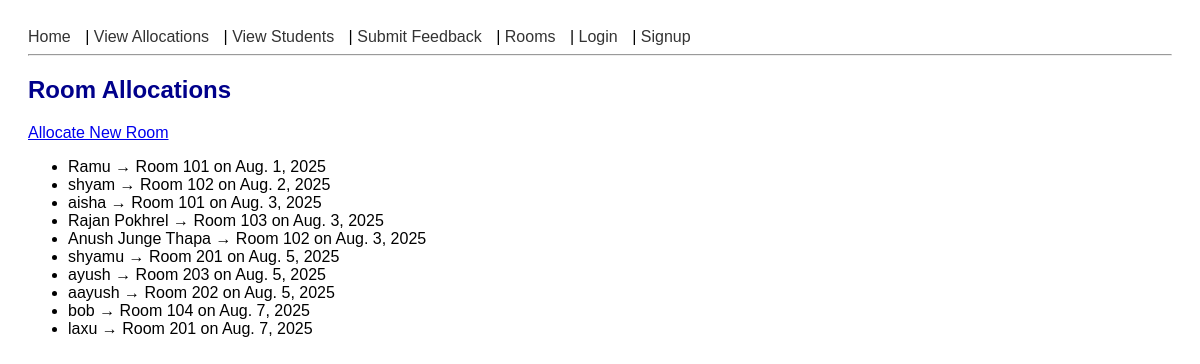
The app's page /allocations/ with its own data.
### rooms/models.py (models this page shows, shortened)
class Allocation(models.Model):
    student = models.ForeignKey(Student, on_delete=models.CASCADE)
    room = models.ForeignKey(Room, on_delete=models.CASCADE)
    date_allocated = models.DateField(auto_now_add=True)

class Student(models.Model):
    name = models.CharField(max_length=100)
    email = models.EmailField()
    contact = models.CharField(max_length=10)
    address = models.CharField(max_length=255)
    roll_number = models.CharField(max_length=20, blank=True)
    image = models.ImageField(upload_to='student_images/', blank=True, null=True)  # added image field

class Room(models.Model):
    ROOM_TYPES = [
        ('Single', 'Single'),
        ('Double', 'Double'),
        ('Suite', 'Suite'),
    ]
    STATUS_CHOICES = [
        ('Available', 'Available'),
        ('Occupied', 'Occupied'),
        ('Maintenance', 'Under Maintenance'),
    ]
    room_number = models.CharField(max_length=10)
    floor = models.IntegerField(default=1)
    capacity = models.IntegerField()
    room_type = models.CharField(max_length=10, choices=ROOM_TYPES, default='Single')
    status = models.CharField(max_length=15, choices=STATUS_CHOICES, default='Available')

### rooms/views.py (the view)
# urls.py: path('allocations/', views.list_allocations, name='list_allocations'),          # List allocations
def list_allocations(request):
    allocations = Allocation.objects.select_related('student', 'room').all()
    return render(request, 'rooms/list_allocations.html', {'allocations': allocations})

### rooms/templates/rooms/list_allocations.html
{% extends 'rooms/base.html' %}
{% block content %}
  <h2>Room Allocations</h2>
  <a href="{% url 'allocate_room' %}">Allocate New Room</a>
  <ul>
    {% for allocation in allocations %}
      <li>{{ allocation.student.name }} → Room {{ allocation.room.room_number }} on {{ allocation.date_allocated }}</li>
    {% empty %}
      <li>No allocations yet.</li>
    {% endfor %}
  </ul>
{% endblock %}

### rooms/static/css/style.css (style rules this page uses)
body { font-family: Arial, sans-serif; padding: 20px; }
h2 { color: darkblue; }

### records on screen
Allocation: student.name "Ramu", room.room_number "101", date_allocated "Aug. 1, 2025"
Allocation: student.name "shyam", room.room_number "102", date_allocated "Aug. 2, 2025"
Allocation: student.name "aisha", room.room_number "101", date_allocated "Aug. 3, 2025"
Allocation: student.name "Rajan Pokhrel", room.room_number "103", date_allocated "Aug. 3, 2025"
Allocation: student.name "Anush Junge Thapa", room.room_number "102", date_allocated "Aug. 3, 2025"
Allocation: student.name "shyamu", room.room_number "201", date_allocated "Aug. 5, 2025"
Allocation: student.name "ayush", room.room_number "203", date_allocated "Aug. 5, 2025"
Allocation: student.name "aayush", room.room_number "202", date_allocated "Aug. 5, 2025"
Allocation: student.name "bob", room.room_number "104", date_allocated "Aug. 7, 2025"
Allocation: student.name "laxu", room.room_number "201", date_allocated "Aug. 7, 2025"
